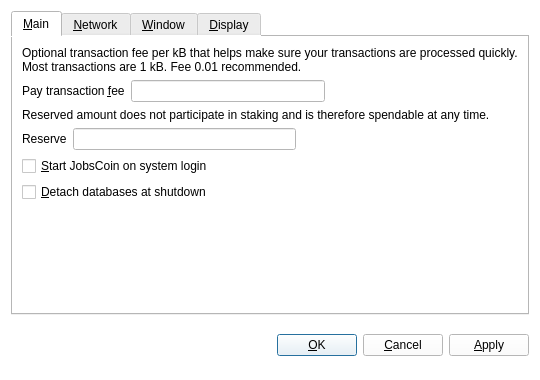
<?xml version="1.0" encoding="UTF-8"?>
<ui version="4.0">
 <class>OptionsDialog</class>
 <widget class="QDialog" name="OptionsDialog">
  <property name="geometry">
   <rect>
    <x>0</x>
    <y>0</y>
    <width>540</width>
    <height>380</height>
   </rect>
  </property>
  <property name="windowTitle">
   <string>Options</string>
  </property>
  <property name="styleSheet">
   <string notr="true">background-color: rgb(255, 255, 255);</string>
  </property>
  <property name="modal">
   <bool>true</bool>
  </property>
  <layout class="QVBoxLayout" name="verticalLayout">
   <item>
    <widget class="QTabWidget" name="tabWidget">
     <property name="tabPosition">
      <enum>QTabWidget::North</enum>
     </property>
     <property name="currentIndex">
      <number>0</number>
     </property>
     <widget class="QWidget" name="tabMain">
      <attribute name="title">
       <string>&amp;Main</string>
      </attribute>
      <layout class="QVBoxLayout" name="verticalLayout_Main">
       <item>
        <widget class="QLabel" name="transactionFeeInfoLabel">
         <property name="text">
          <string>Optional transaction fee per kB that helps make sure your transactions are processed quickly. Most transactions are 1 kB. Fee 0.01 recommended.</string>
         </property>
         <property name="textFormat">
          <enum>Qt::PlainText</enum>
         </property>
         <property name="wordWrap">
          <bool>true</bool>
         </property>
        </widget>
       </item>
       <item>
        <layout class="QHBoxLayout" name="horizontalLayoutFee">
         <item>
          <widget class="QLabel" name="transactionFeeLabel">
           <property name="text">
            <string>Pay transaction &amp;fee</string>
           </property>
           <property name="textFormat">
            <enum>Qt::PlainText</enum>
           </property>
           <property name="buddy">
            <cstring>transactionFee</cstring>
           </property>
          </widget>
         </item>
         <item>
          <widget class="BitcoinAmountField" name="transactionFee"/>
         </item>
         <item>
          <spacer name="horizontalSpacerFee">
           <property name="orientation">
            <enum>Qt::Horizontal</enum>
           </property>
           <property name="sizeHint" stdset="0">
            <size>
             <width>40</width>
             <height>20</height>
            </size>
           </property>
          </spacer>
         </item>
        </layout>
       </item>
       <item>
        <widget class="QLabel" name="reserveBalanceInfoLabel">
         <property name="text">
          <string>Reserved amount does not participate in staking and is therefore spendable at any time.</string>
         </property>
         <property name="textFormat">
          <enum>Qt::PlainText</enum>
         </property>
         <property name="wordWrap">
          <bool>true</bool>
         </property>
        </widget>
       </item>
       <item>
        <layout class="QHBoxLayout" name="horizontalLayoutReserveBalance">
         <item>
          <widget class="QLabel" name="reserveBalanceLabel">
           <property name="text">
            <string>Reserve</string>
           </property>
           <property name="textFormat">
            <enum>Qt::PlainText</enum>
           </property>
           <property name="buddy">
            <cstring>reserveBalance</cstring>
           </property>
          </widget>
         </item>
         <item>
          <widget class="BitcoinAmountField" name="reserveBalance"/>
         </item>
         <item>
          <spacer name="horizontalSpacerReserveBalance">
           <property name="orientation">
            <enum>Qt::Horizontal</enum>
           </property>
           <property name="sizeHint" stdset="0">
            <size>
             <width>40</width>
             <height>20</height>
            </size>
           </property>
          </spacer>
         </item>
        </layout>
       </item>
       <item>
        <widget class="QCheckBox" name="bitcoinAtStartup">
         <property name="toolTip">
          <string>Automatically start JobsCoin after logging in to the system.</string>
         </property>
         <property name="text">
          <string>&amp;Start JobsCoin on system login</string>
         </property>
        </widget>
       </item>
       <item>
        <widget class="QCheckBox" name="detachDatabases">
         <property name="toolTip">
          <string>Detach block and address databases at shutdown. This means they can be moved to another data directory, but it slows down shutdown. The wallet is always detached.</string>
         </property>
         <property name="text">
          <string>&amp;Detach databases at shutdown</string>
         </property>
        </widget>
       </item>
       <item>
        <spacer name="verticalSpacer_Main">
         <property name="orientation">
          <enum>Qt::Vertical</enum>
         </property>
         <property name="sizeHint" stdset="0">
          <size>
           <width>20</width>
           <height>40</height>
          </size>
         </property>
        </spacer>
       </item>
      </layout>
     </widget>
     <widget class="QWidget" name="tabNetwork">
      <attribute name="title">
       <string>&amp;Network</string>
      </attribute>
      <layout class="QVBoxLayout" name="verticalLayout_Network">
       <item>
        <widget class="QCheckBox" name="mapPortUpnp">
         <property name="toolTip">
          <string>Automatically open the JobsCoin client port on the router. This only works when your router supports UPnP and it is enabled.</string>
         </property>
         <property name="text">
          <string>Map port using &amp;UPnP</string>
         </property>
        </widget>
       </item>
       <item>
        <widget class="QCheckBox" name="connectSocks">
         <property name="toolTip">
          <string>Connect to the JobsCoin network through a SOCKS proxy (e.g. when connecting through Tor).</string>
         </property>
         <property name="text">
          <string>&amp;Connect through SOCKS proxy:</string>
         </property>
        </widget>
       </item>
       <item>
        <layout class="QHBoxLayout" name="horizontalLayout_Network">
         <item>
          <widget class="QLabel" name="proxyIpLabel">
           <property name="text">
            <string>Proxy &amp;IP:</string>
           </property>
           <property name="textFormat">
            <enum>Qt::PlainText</enum>
           </property>
           <property name="buddy">
            <cstring>proxyIp</cstring>
           </property>
          </widget>
         </item>
         <item>
          <widget class="QValidatedLineEdit" name="proxyIp">
           <property name="maximumSize">
            <size>
             <width>140</width>
             <height>16777215</height>
            </size>
           </property>
           <property name="toolTip">
            <string>IP address of the proxy (e.g. 127.0.0.1)</string>
           </property>
          </widget>
         </item>
         <item>
          <widget class="QLabel" name="proxyPortLabel">
           <property name="text">
            <string>&amp;Port:</string>
           </property>
           <property name="textFormat">
            <enum>Qt::PlainText</enum>
           </property>
           <property name="buddy">
            <cstring>proxyPort</cstring>
           </property>
          </widget>
         </item>
         <item>
          <widget class="QLineEdit" name="proxyPort">
           <property name="maximumSize">
            <size>
             <width>55</width>
             <height>16777215</height>
            </size>
           </property>
           <property name="toolTip">
            <string>Port of the proxy (e.g. 9050)</string>
           </property>
          </widget>
         </item>
         <item>
          <widget class="QLabel" name="socksVersionLabel">
           <property name="text">
            <string>SOCKS &amp;Version:</string>
           </property>
           <property name="textFormat">
            <enum>Qt::PlainText</enum>
           </property>
           <property name="buddy">
            <cstring>socksVersion</cstring>
           </property>
          </widget>
         </item>
         <item>
          <widget class="QValueComboBox" name="socksVersion">
           <property name="toolTip">
            <string>SOCKS version of the proxy (e.g. 5)</string>
           </property>
          </widget>
         </item>
         <item>
          <spacer name="horizontalSpacer_Network">
           <property name="orientation">
            <enum>Qt::Horizontal</enum>
           </property>
           <property name="sizeHint" stdset="0">
            <size>
             <width>40</width>
             <height>20</height>
            </size>
           </property>
          </spacer>
         </item>
        </layout>
       </item>
       <item>
        <spacer name="verticalSpacer_Network">
         <property name="orientation">
          <enum>Qt::Vertical</enum>
         </property>
         <property name="sizeHint" stdset="0">
          <size>
           <width>20</width>
           <height>40</height>
          </size>
         </property>
        </spacer>
       </item>
      </layout>
     </widget>
     <widget class="QWidget" name="tabWindow">
      <attribute name="title">
       <string>&amp;Window</string>
      </attribute>
      <layout class="QVBoxLayout" name="verticalLayout_Window">
       <item>
        <widget class="QCheckBox" name="minimizeToTray">
         <property name="toolTip">
          <string>Show only a tray icon after minimizing the window.</string>
         </property>
         <property name="text">
          <string>&amp;Minimize to the tray instead of the taskbar</string>
         </property>
        </widget>
       </item>
       <item>
        <widget class="QCheckBox" name="minimizeOnClose">
         <property name="toolTip">
          <string>Minimize instead of exit the application when the window is closed. When this option is enabled, the application will be closed only after selecting Quit in the menu.</string>
         </property>
         <property name="text">
          <string>M&amp;inimize on close</string>
         </property>
        </widget>
       </item>
       <item>
        <spacer name="verticalSpacer_Window">
         <property name="orientation">
          <enum>Qt::Vertical</enum>
         </property>
         <property name="sizeHint" stdset="0">
          <size>
           <width>20</width>
           <height>40</height>
          </size>
         </property>
        </spacer>
       </item>
      </layout>
     </widget>
     <widget class="QWidget" name="tabDisplay">
      <attribute name="title">
       <string>&amp;Display</string>
      </attribute>
      <layout class="QVBoxLayout" name="verticalLayout_Display">
       <item>
        <layout class="QHBoxLayout" name="horizontalLayout_1_Display">
         <item>
          <widget class="QLabel" name="langLabel">
           <property name="text">
            <string>User Interface &amp;language:</string>
           </property>
           <property name="textFormat">
            <enum>Qt::PlainText</enum>
           </property>
           <property name="buddy">
            <cstring>lang</cstring>
           </property>
          </widget>
         </item>
         <item>
          <widget class="QValueComboBox" name="lang">
           <property name="toolTip">
            <string>The user interface language can be set here. This setting will take effect after restarting JobsCoin.</string>
           </property>
          </widget>
         </item>
        </layout>
       </item>
       <item>
        <layout class="QHBoxLayout" name="horizontalLayout_2_Display">
         <item>
          <widget class="QLabel" name="unitLabel">
           <property name="text">
            <string>&amp;Unit to show amounts in:</string>
           </property>
           <property name="textFormat">
            <enum>Qt::PlainText</enum>
           </property>
           <property name="buddy">
            <cstring>unit</cstring>
           </property>
          </widget>
         </item>
         <item>
          <widget class="QValueComboBox" name="unit">
           <property name="toolTip">
            <string>Choose the default subdivision unit to show in the interface and when sending coins.</string>
           </property>
          </widget>
         </item>
        </layout>
       </item>
       <item>
        <widget class="QCheckBox" name="displayAddresses">
         <property name="toolTip">
          <string>Whether to show JobsCoin addresses in the transaction list or not.</string>
         </property>
         <property name="text">
          <string>&amp;Display addresses in transaction list</string>
         </property>
        </widget>
       </item>
       <item>
        <widget class="QCheckBox" name="coinControlFeatures">
         <property name="toolTip">
          <string>Whether to show coin control features or not.</string>
         </property>
         <property name="text">
          <string>Display coin &amp;control features (experts only!)</string>
         </property>
        </widget>
       </item>
       <item>
        <spacer name="verticalSpacer_Display">
         <property name="orientation">
          <enum>Qt::Vertical</enum>
         </property>
         <property name="sizeHint" stdset="0">
          <size>
           <width>20</width>
           <height>40</height>
          </size>
         </property>
        </spacer>
       </item>
      </layout>
     </widget>
    </widget>
   </item>
   <item>
    <layout class="QHBoxLayout" name="horizontalLayout_Buttons">
     <item>
      <spacer name="horizontalSpacer_1">
       <property name="orientation">
        <enum>Qt::Horizontal</enum>
       </property>
       <property name="sizeHint" stdset="0">
        <size>
         <width>40</width>
         <height>48</height>
        </size>
       </property>
      </spacer>
     </item>
     <item>
      <widget class="QLabel" name="statusLabel">
       <property name="font">
        <font>
         <weight>75</weight>
         <bold>true</bold>
        </font>
       </property>
       <property name="text">
        <string/>
       </property>
       <property name="textFormat">
        <enum>Qt::PlainText</enum>
       </property>
       <property name="wordWrap">
        <bool>true</bool>
       </property>
      </widget>
     </item>
     <item>
      <spacer name="horizontalSpacer_2">
       <property name="orientation">
        <enum>Qt::Horizontal</enum>
       </property>
       <property name="sizeHint" stdset="0">
        <size>
         <width>40</width>
         <height>48</height>
        </size>
       </property>
      </spacer>
     </item>
     <item>
      <widget class="QPushButton" name="okButton">
       <property name="text">
        <string>&amp;OK</string>
       </property>
      </widget>
     </item>
     <item>
      <widget class="QPushButton" name="cancelButton">
       <property name="text">
        <string>&amp;Cancel</string>
       </property>
       <property name="autoDefault">
        <bool>false</bool>
       </property>
      </widget>
     </item>
     <item>
      <widget class="QPushButton" name="applyButton">
       <property name="text">
        <string>&amp;Apply</string>
       </property>
       <property name="autoDefault">
        <bool>false</bool>
       </property>
      </widget>
     </item>
    </layout>
   </item>
  </layout>
 </widget>
 <customwidgets>
  <customwidget>
   <class>QValidatedLineEdit</class>
   <extends>QLineEdit</extends>
   <header>qvalidatedlineedit.h</header>
  </customwidget>
  <customwidget>
   <class>BitcoinAmountField</class>
   <extends>QLineEdit</extends>
   <header>bitcoinamountfield.h</header>
   <container>1</container>
  </customwidget>
  <customwidget>
   <class>QValueComboBox</class>
   <extends>QComboBox</extends>
   <header>qvaluecombobox.h</header>
  </customwidget>
 </customwidgets>
 <resources/>
 <connections/>
</ui>
